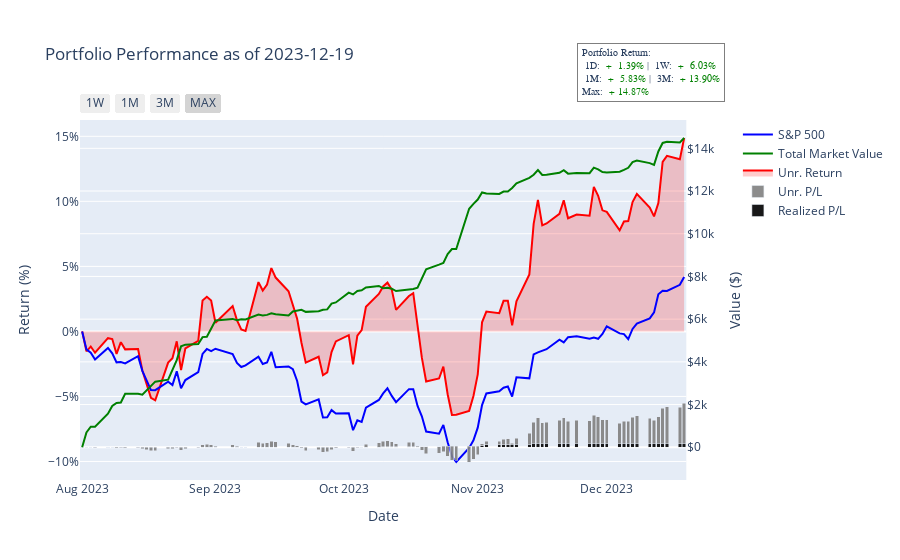

Notebook cell for this chart:
### Code cell
plot_portfolio_growth(portfolio_data)
